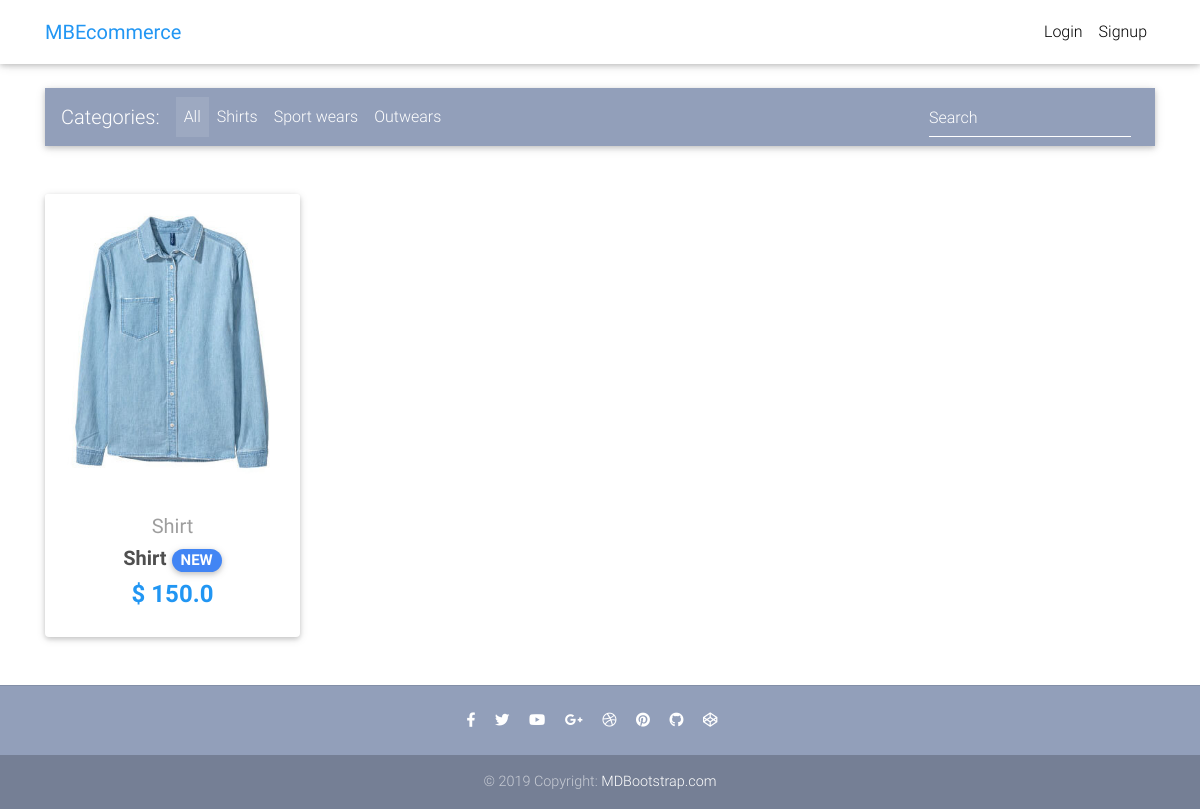
The app's page /, older data.
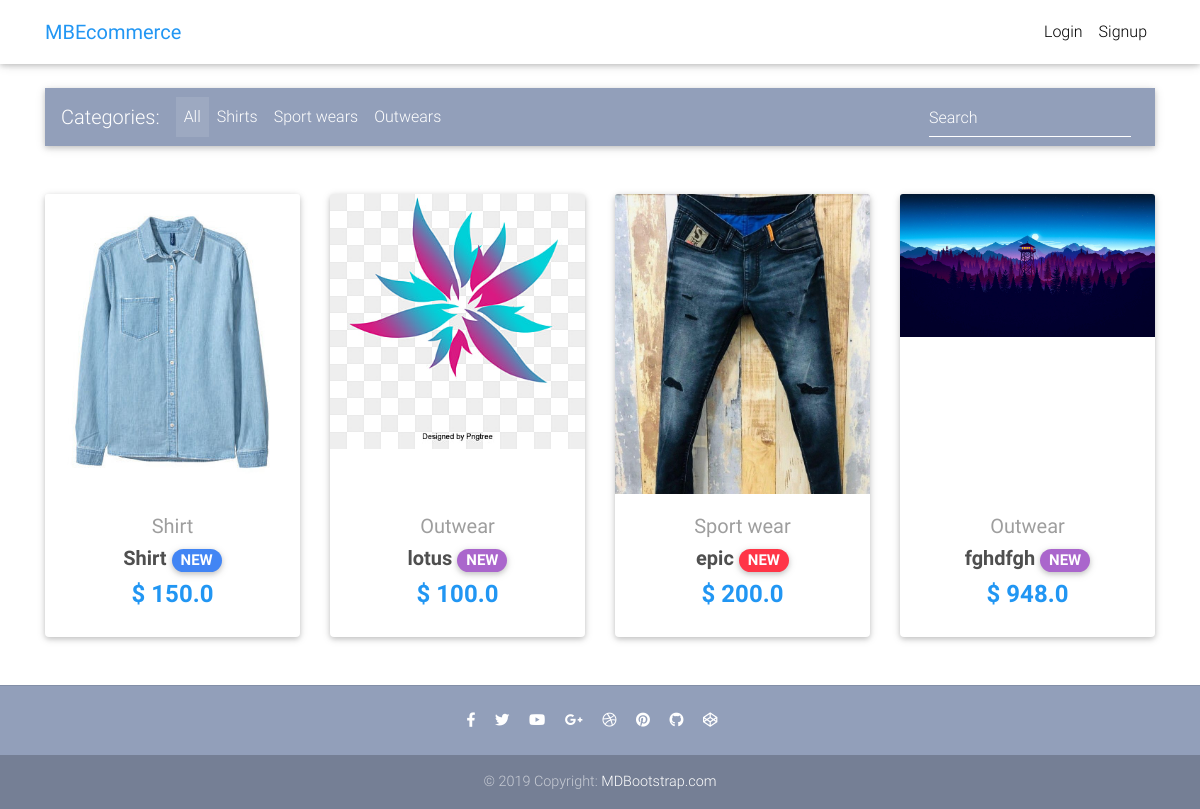
The same page, newer data.
### core/models.py (models this page shows, shortened)
class Item(models.Model):
    title = models.CharField(max_length=100)
    price = models.FloatField()
    discount_price = models.FloatField(blank=True, null=True)
    category = models.CharField(choices=CATEGORY_CHOICES, max_length=2)
    label = models.CharField(choices=LABEL_CHOICES, max_length=1)
    slug = models.SlugField()
    description = models.TextField()
    image = models.ImageField()
    def get_absolute_url(self):
        return reverse("core:product", kwargs={
            'slug': self.slug
        })

### core/views.py (the view)
# urls.py: path('', HomeView.as_view(), name='home'),
class HomeView(ListView):
    model = Item
    paginate_by = 10
    template_name = "home-page.html"

### templates/home-page.html (shortened to what this page needs)
{% extends "base.html" %}
{% block content %}
<main>
  <div class="container">
    <nav class="navbar navbar-expand-lg navbar-dark mdb-color lighten-3 mt-3 mb-5">
      <span class="navbar-brand">Categories:</span>
      <div class="collapse navbar-collapse" id="basicExampleNav">
        <ul class="navbar-nav mr-auto">
          <li class="nav-item active">
            <a class="nav-link" href="#">All
            </a>
          </li>
          <li class="nav-item">
            <a class="nav-link" href="#">Shirts</a>
          </li>
          <li class="nav-item">
            <a class="nav-link" href="#">Sport wears</a>
          </li>
          <li class="nav-item">
            <a class="nav-link" href="#">Outwears</a>
          </li>
        </ul>
        <form class="form-inline">
          <div class="md-form my-0">
            <input class="form-control mr-sm-2" type="text" placeholder="Search" aria-label="Search">
          </div>
        </form>
      </div>
    </nav>
    <section class="text-center mb-4">
      <div class="row wow fadeIn">
        {% for item in object_list %}
        <div class="col-lg-3 col-md-6 mb-4">
          <div class="card">
            <div style="height: 300px; width: 255px;" class="view overlay">
                <img src="{{ item.image.url }}" class="card-img-top img-fluid">
            </div>
            <div class="card-body text-center">
              <a href="" class="grey-text">
                <h5>{{ item.get_category_display }}</h5>
              </a>
              <h5>
                <strong>
                  <a href="{{ item.get_absolute_url }}" class="dark-grey-text">{{ item.title }}
                    <span class="badge badge-pill {{ item.get_label_display }}-color">NEW</span>
                  </a>
                </strong>
              </h5>
              <h4 class="font-weight-bold blue-text">
                <strong>$
                  {% if item.discount_price %}
                  {{ item.discount_price }}
                  {% else %}
                  {{ item.price }}
                  {% endif %}
                </strong>
              </h4>
            </div>
          </div>
        </div>
        {% endfor %}
      </div>
    </section>
  </div>
</main>
{% endblock content %}

### templates/base.html (shortened to what this page needs)
{% load static %}
<!DOCTYPE html>
<html lang="en">
<head>
    <link rel="stylesheet" href="https://use.fontawesome.com/releases/v5.11.2/css/all.css">
    <link href="{% static 'css/bootstrap.min.css' %}" rel="stylesheet">
    <link href="{% static 'css/mdb.min.css' %}" rel="stylesheet">
    <link href="{% static 'css/style.min.css' %}" rel="stylesheet">
</head>
{% include "navbar.html" %}
<body>
<div class="mt-5 pt-4">
</div>
{% block content %}
{% endblock content %}
{% include "footer.html" %}
</body>
</html>

### templates/navbar.html (shortened to what this page needs)
{% load cart_template_tags %}
<nav class="navbar fixed-top navbar-expand-lg navbar-light white scrolling-navbar">
    <div class="container">
        <a class="navbar-brand waves-effect" href="/">
            <strong class="blue-text">MBEcommerce</strong>
        </a>
        <div class="collapse navbar-collapse" id="navbarSupportedContent">
            <ul class="navbar-nav nav-flex-icons">
                {% if request.user.is_authenticated %}
                <li class="nav-item">
                    <a href="{% url 'core:order-summary' %}" class="nav-link waves-effect">
                        <span class="badge red z-depth-1 mr-1"> {{ request.user|cart_item_count }} </span>
                        <i class="fas fa-shopping-cart"></i>
                        <span class="clearfix d-none d-sm-inline-block"> Cart </span>
                    </a>
                </li>
                    <li class="nav-item">
                    <a class="nav-link waves-effect" href="{% url 'account_logout' %}">
                        <span class="clearfix d-none d-sm-inline-block"> Logout </span>
                    </a>
                </li>
                {% else %}
                <li class="nav-item">
                    <a class="nav-link waves-effect" href="{% url 'account_login' %}">
                        <span class="clearfix d-none d-sm-inline-block"> Login </span>
                    </a>
                </li>
                    <li class="nav-item">
                    <a class="nav-link waves-effect" href="{% url 'account_signup' %}">
                        <span class="clearfix d-none d-sm-inline-block"> Signup </span>
                    </a>
                </li>
                {% endif %}
            </ul>
        </div>
    </div>
</nav>

### templates/footer.html
<footer class="page-footer text-center font-small mt-4 wow fadeIn">
    <hr class="my-4">
    <div class="pb-4">
        <a href="https://www.facebook.com/mdbootstrap" target="_blank">
            <i class="fab fa-facebook-f mr-3"></i>
        </a>
        <a href="https://twitter.com/MDBootstrap" target="_blank">
            <i class="fab fa-twitter mr-3"></i>
        </a>
        <a href="https://www.youtube.com/watch?v=7MUISDJ5ZZ4" target="_blank">
            <i class="fab fa-youtube mr-3"></i>
        </a>
        <a href="https://plus.google.com/u/0/b/107863090883699620484" target="_blank">
            <i class="fab fa-google-plus-g mr-3"></i>
        </a>
        <a href="https://dribbble.com/mdbootstrap" target="_blank">
            <i class="fab fa-dribbble mr-3"></i>
        </a>
        <a href="https://pinterest.com/mdbootstrap" target="_blank">
            <i class="fab fa-pinterest mr-3"></i>
        </a>
        <a href="https://github.com/mdbootstrap/bootstrap-material-design" target="_blank">
            <i class="fab fa-github mr-3"></i>
        </a>
        <a href="http://codepen.io/mdbootstrap/" target="_blank">
            <i class="fab fa-codepen mr-3"></i>
        </a>
    </div>
    <div class="footer-copyright py-3">
        © 2019 Copyright:
        <a href="https://mdbootstrap.com/education/bootstrap/" target="_blank"> MDBootstrap.com </a>
    </div>
</footer>

### templates/base.html (style rules this page uses)
html, body, header, .carousel { height: 60vh; }

Row changes from the older to the newer data that the page shows:
added Item: image (picture), category "Outwear", title "lotus", discount_price "100.0"
added Item: image (picture), category "Sport wear", title "epic", discount_price "200.0", label "D" (drawn)
added Item: image (picture), category "Outwear", title "fghdfgh", discount_price "948.0"
